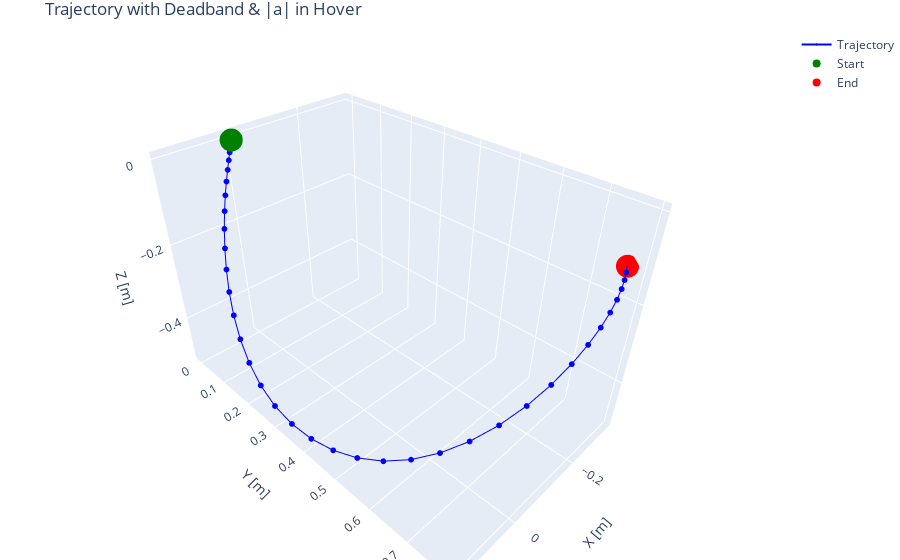

Notebook code cell kept with this figure:
### Code cell
pos, vel, a_mag = compute_trajectory_2(df, deadband=12, sample_rate=100)
plot_trajectory(pos, a_mag)

### Figure 1 — Plotly figure (JSON) as saved in the notebook; plotly's stock layout.template omitted (floating-point values rounded to 4 significant figures; data arrays with more than 128 entries replaced by an {"elided": "..."} marker saying what was removed)
{"data": [{"customdata": {"elided": "188x1 float values"}, "hovertemplate": "X: %{x:.3f} m<br>Y: %{y:.3f} m<br>Z: %{z:.3f} m<br>|a|: %{customdata[0]:.3f} m/s²", "line": {"color": "blue", "width": 2}, "marker": {"color": "blue", "size": 2}, "mode": "lines+markers", "name": "Trajectory", "type": "scatter3d", "x": {"elided": "188 float values"}, "y": {"elided": "188 float values"}, "z": {"elided": "188 float values"}}, {"hovertemplate": "Start<br>X: 0<br>Y: 0<br>Z: 0", "marker": {"color": "green", "size": 8}, "mode": "markers", "name": "Start", "type": "scatter3d", "x": [0], "y": [0], "z": [0]}, {"hovertemplate": "End<br>X: %{x:.3f} m<br>Y: %{y:.3f} m<br>Z: %{z:.3f} m", "marker": {"color": "red", "size": 8}, "mode": "markers", "name": "End", "type": "scatter3d", "x": [-0.3353], "y": [0.7705], "z": [-0.1234]}], "layout": {"margin": {"b": 0, "l": 0, "r": 0, "t": 30}, "scene": {"aspectmode": "data", "xaxis": {"title": {"text": "X [m]"}}, "yaxis": {"title": {"text": "Y [m]"}}, "zaxis": {"title": {"text": "Z [m]"}}}, "title": {"text": "Trajectory with Deadband & |a| in Hover"}}}
